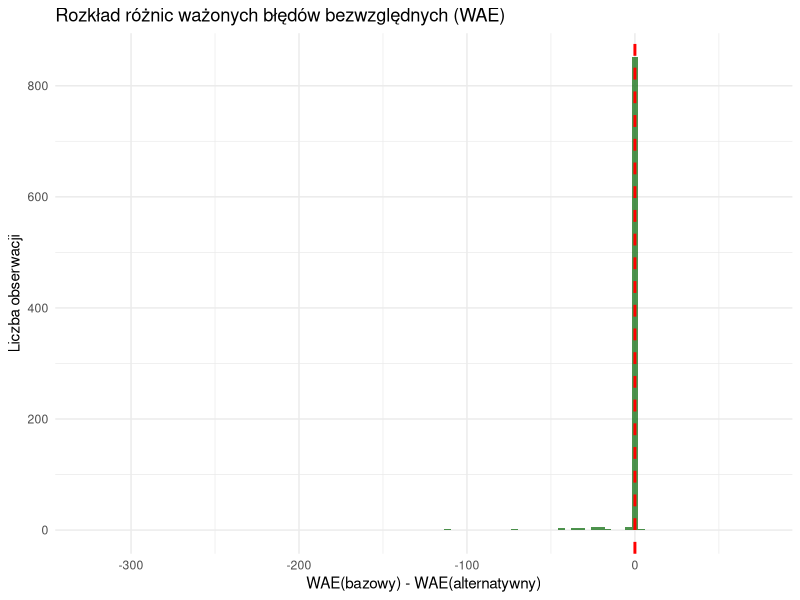
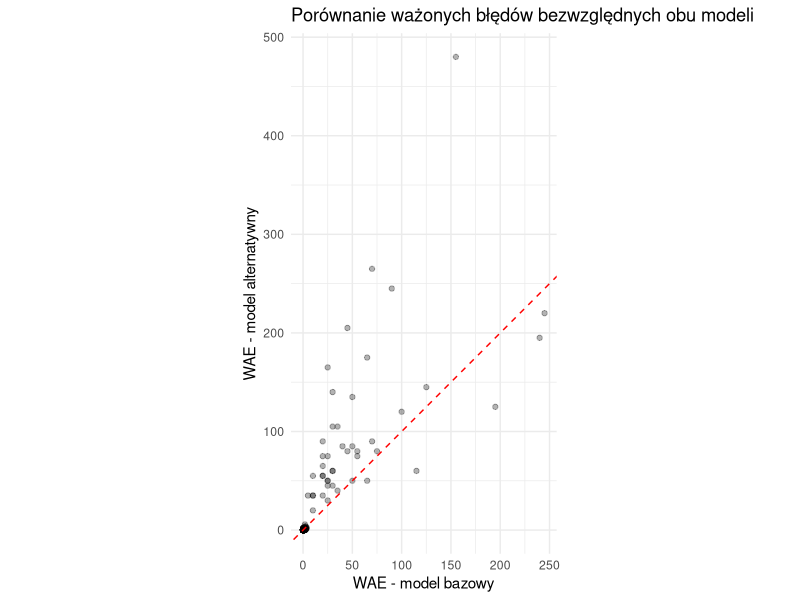
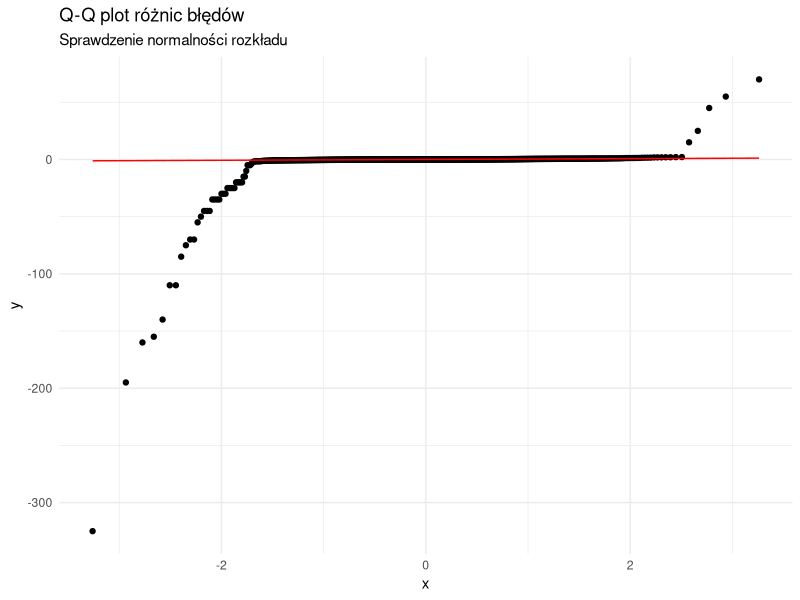
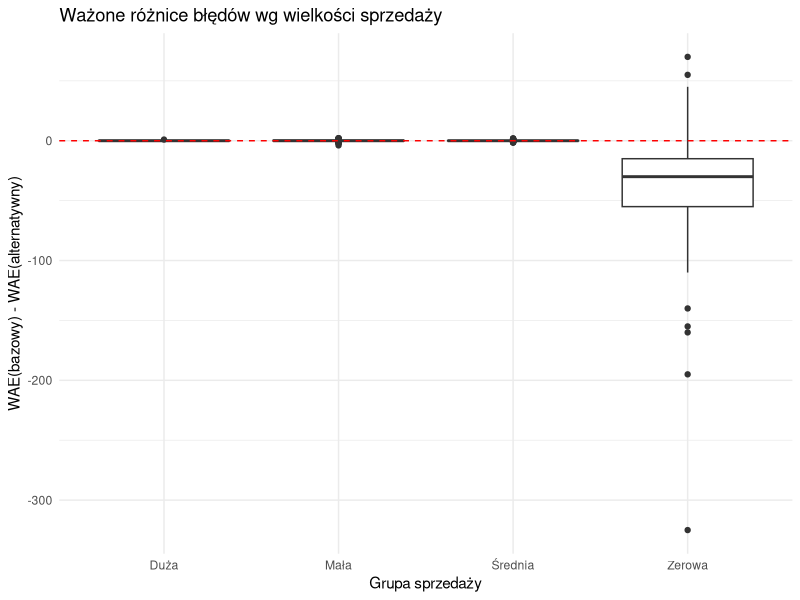
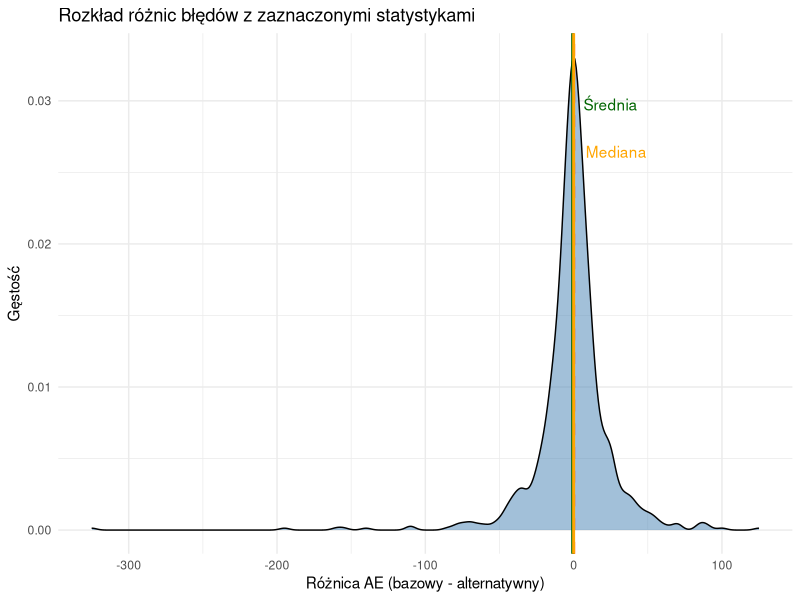

Source code (R) for these figures, in order:
## ---- chunk 1
library(tidyverse)

dane <- read.csv("prognozy_popytu.csv")
glimpse(dane)

## ---- chunk 2

dane <- dane |> 
  mutate(
    wae_bazowy = abs_blad_bazowy / (sprzedaz_rzeczywista + 1),
    wae_alternatywny = abs_blad_alternatywny / (sprzedaz_rzeczywista + 1)
  )

## ---- chunk 3
dane <- dane %>%
  mutate(diff_wae = wae_bazowy - wae_alternatywny) 

dane %>%
  summarise(
    n = n(),
    srednia_roznica = mean(diff_wae),
    mediana_roznica = median(diff_wae),
    sd_roznica = sd(diff_wae),
    procent_alt_lepszy = mean(diff_wae > 0) * 100,
    procent_bazowy_lepszy = mean(diff_wae < 0) * 100,
    procent_rowne = mean(diff_wae == 0) * 100
  )


ggplot(dane, aes(x = diff_wae)) +
  geom_histogram(bins = 100, fill = "darkgreen", alpha = 0.7) +
  geom_vline(xintercept = 0, color = "red", linetype = "dashed", linewidth = 1) +
  labs(title = "Rozkład różnic ważonych błędów bezwzględnych (WAE)",
       x = "WAE(bazowy) - WAE(alternatywny)",
       y = "Liczba obserwacji") +
  theme_minimal()


ggplot(dane, aes(x = wae_bazowy, y = wae_alternatywny)) +
  geom_point(alpha = 0.3) +
  geom_abline(slope = 1, intercept = 0, color = "red", linetype = "dashed") +
  labs(title = "Porównanie ważonych błędów bezwzględnych obu modeli",
       x = "WAE - model bazowy",
       y = "WAE - model alternatywny") +
  coord_fixed() +
  theme_minimal()


ggplot(dane, aes(sample = diff_wae)) +
  stat_qq() +
  stat_qq_line(color = "red") +
  labs(title = "Q-Q plot różnic błędów",
       subtitle = "Sprawdzenie normalności rozkładu") +
  theme_minimal()

shapiro.test(dane$diff_wae)
## ---- chunk 4
# Test t-Studenta dla par obserwacji
# H0: średnia różnica = 0 (brak różnicy między modelami)
# H1: średnia różnica ≠ 0 (istnieje różnica między modelami)

t_test_wae <- t.test(dane$wae_bazowy, dane$wae_alternatywny, paired = TRUE)
t_test_wae

# Alternatywnie: test Wilcoxona 
wilcox_test <- wilcox.test(dane$wae_bazowy, dane$wae_alternatywny, paired = TRUE)
wilcox_test

# Test znaków
sign_test <- binom.test(
  x = sum(dane$diff_wae > 0),
  n = sum(dane$diff_wae != 0)
)
sign_test
## ---- chunk 5
# Wpływ obserwacji skrajnych
# Identyfikacja obserwacji odstających
q1 <- quantile(dane$diff_wae, 0.25)
q3 <- quantile(dane$diff_wae, 0.75)
iqr <- q3 - q1
granica_dolna <- q1 - 1.5 * iqr
granica_gorna <- q3 + 1.5 * iqr

dane <- dane %>%
  mutate(outlier = diff_wae < granica_dolna | diff_wae > granica_gorna)

# Procent obserwacji odstających
mean(dane$outlier) * 100

# Analiza bez obserwacji odstających
dane_bez_out <- dane %>% filter(!outlier)
t.test(dane_bez_out$diff_wae, mu = 0)

# Porównanie statystyk z/bez outlierów
bind_rows(
  dane %>% 
    summarise(dane = "Wszystkie", 
              srednia = mean(diff_wae), 
              mediana = median(diff_wae)),
  dane_bez_out %>% 
    summarise(dane = "Bez odstających", 
              srednia = mean(diff_wae), 
              mediana = median(diff_wae))
)



# Analiza według wielkości sprzedaży
dane <- dane %>%
  mutate(
    grupa_sprzedazy = case_when(
      sprzedaz_rzeczywista == 0 ~ "Zerowa",
      sprzedaz_rzeczywista <= quantile(sprzedaz_rzeczywista[sprzedaz_rzeczywista > 0], 0.33) ~ "Mała",
      sprzedaz_rzeczywista <= quantile(sprzedaz_rzeczywista[sprzedaz_rzeczywista > 0], 0.67) ~ "Średnia",
      TRUE ~ "Duża"
    )
  )
 
dane %>%
  group_by(grupa_sprzedazy) %>%
  summarise(
    n = n(),
    srednia_diff = mean(diff_wae),
    mediana_diff = median(diff_wae),
    procent_alt_lepszy = mean(diff_wae > 0) * 100,
    .groups = 'drop'
  ) %>%
  arrange(factor(grupa_sprzedazy, levels = c("Zerowa", "Mała", "Średnia", "Duża")))

ggplot(dane, aes(x = grupa_sprzedazy, y = diff_wae)) +
  geom_boxplot() +
  geom_hline(yintercept = 0, color = "red", linetype = "dashed") +
  labs(title = "Ważone różnice błędów wg wielkości sprzedaży",
       x = "Grupa sprzedaży",
       y = "WAE(bazowy) - WAE(alternatywny)") +
  theme_minimal()





# Porównanie różnych mierników
dane <- dane %>%
  mutate(
    ae_bazowy = abs(prognoza_bazowa - sprzedaz_rzeczywista),
    ae_alt = abs(prognoza_alternatywna - sprzedaz_rzeczywista),
    
    ape_bazowy = ifelse(sprzedaz_rzeczywista > 0, abs(prognoza_bazowa - sprzedaz_rzeczywista) / sprzedaz_rzeczywista * 100, NA),
    ape_alt = ifelse(sprzedaz_rzeczywista > 0, abs(prognoza_alternatywna - sprzedaz_rzeczywista) / sprzedaz_rzeczywista * 100, NA),
    
    wae_bazowy = ae_bazowy / (sprzedaz_rzeczywista + 1),
    wae_alt = ae_alt / (sprzedaz_rzeczywista + 1),
    
    diff_ae = ae_bazowy - ae_alt,
    diff_ape = ape_bazowy - ape_alt,
    diff_wae = wae_bazowy - wae_alt
  )

podsumowanie_miernikow <- data.frame(
  Miernik = c("AE", "APE", "WAE"),
  Srednia = c(mean(dane$diff_ae), mean(dane$diff_ape, na.rm = TRUE), mean(dane$diff_wae)),
  Mediana = c(median(dane$diff_ae), median(dane$diff_ape, na.rm = TRUE), median(dane$diff_wae)),
  Procent_alt_lepszy = c(
    mean(dane$diff_ae > 0) * 100,
    mean(dane$diff_ape > 0, na.rm = TRUE) * 100,
    mean(dane$diff_wae > 0) * 100
  )
)
podsumowanie_miernikow

## ---- chunk 6
ggplot(dane, aes(x = diff_ae)) +
  geom_density(fill = "steelblue", alpha = 0.5) +
  geom_vline(xintercept = 0, color = "red", linetype = "dashed", size = 1) +
  geom_vline(xintercept = mean(dane$diff_ae), color = "darkgreen", size = 1) +
  geom_vline(xintercept = median(dane$diff_ae), color = "orange", size = 1) +
  annotate("text", x = mean(dane$diff_ae), y = max(density(dane$diff_ae)$y) * 0.9,
           label = "Średnia", color = "darkgreen", hjust = -0.2) +
  annotate("text", x = median(dane$diff_ae), y = max(density(dane$diff_ae)$y) * 0.8,
           label = "Mediana", color = "orange", hjust = -0.2) +
  labs(title = "Rozkład różnic błędów z zaznaczonymi statystykami",
       x = "Różnica AE (bazowy - alternatywny)",
       y = "Gęstość") +
  theme_minimal()
